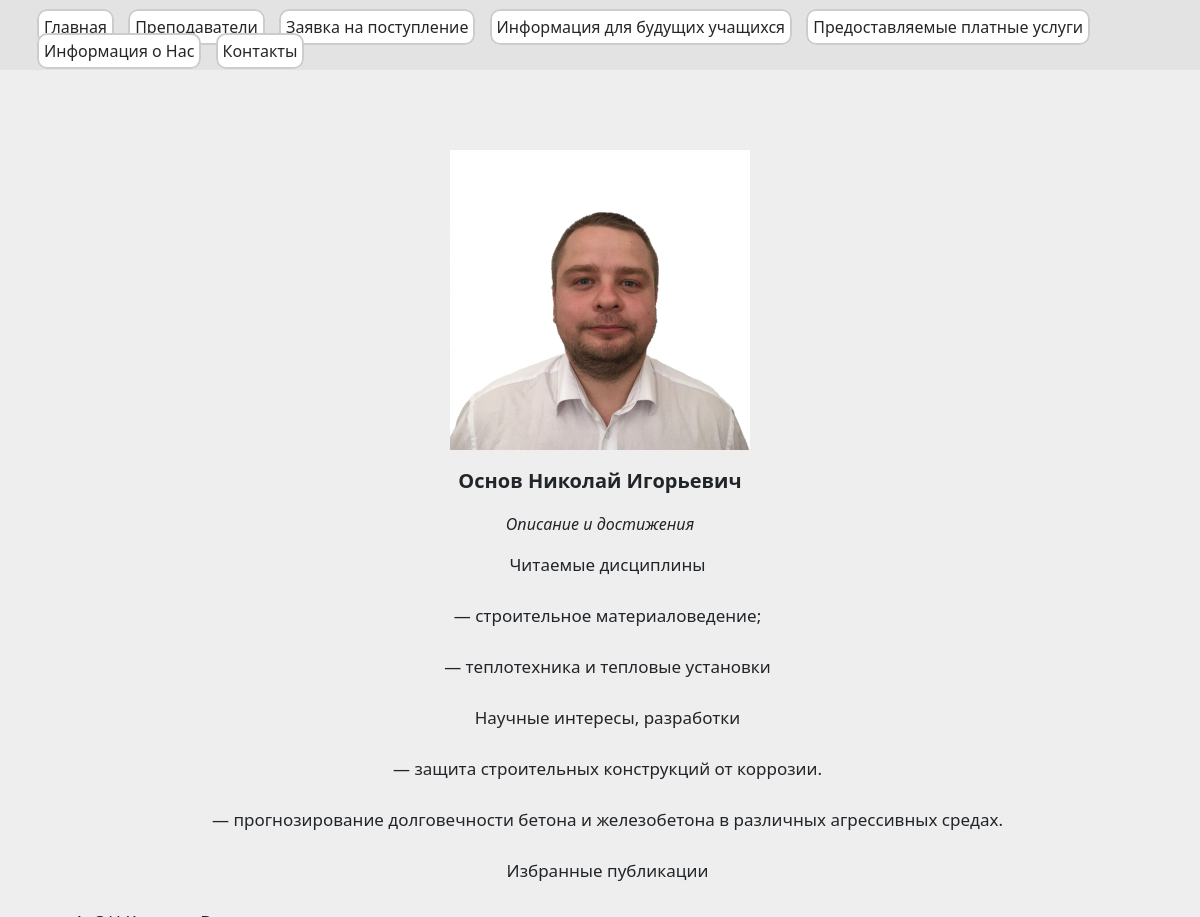
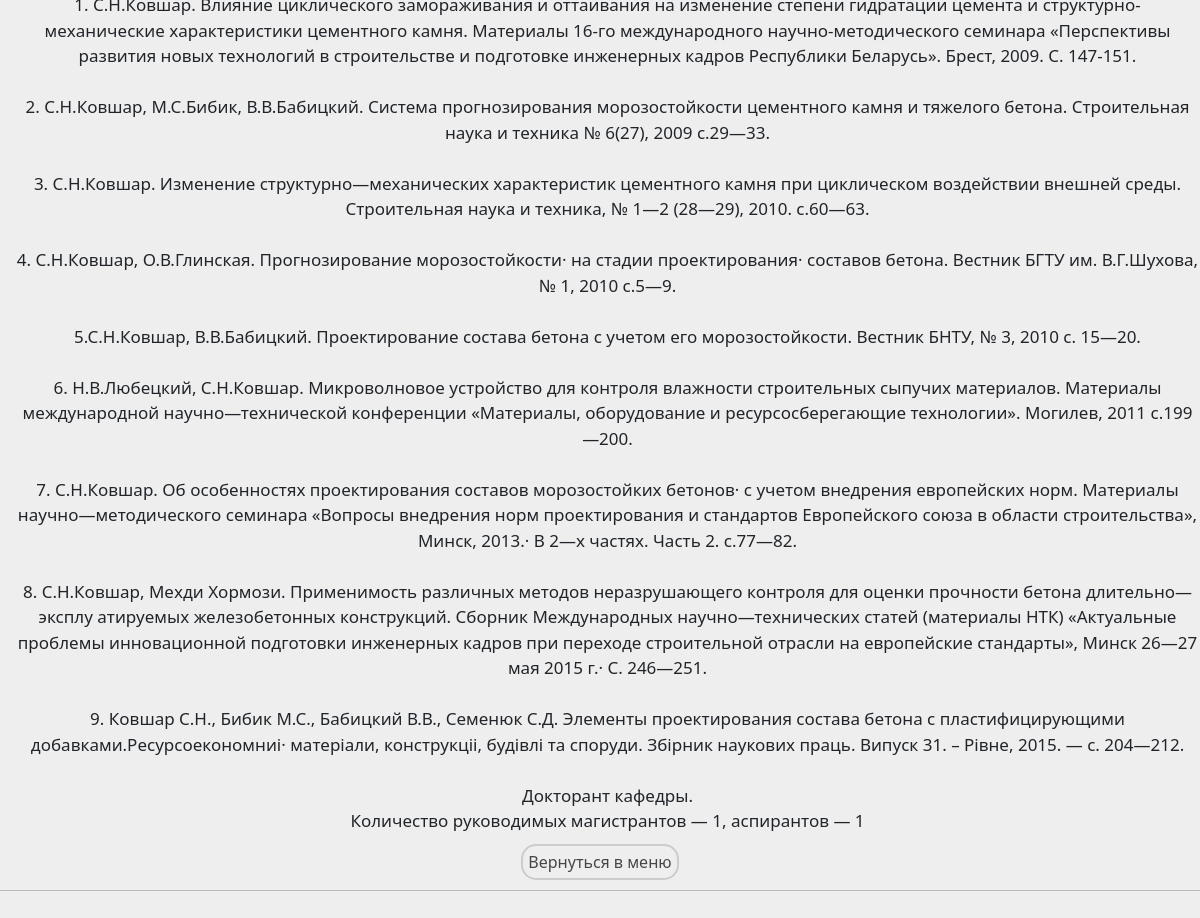
Screenshot of /information_teacher/ostrov-nokolay-igorevich/ with the database file from the repository (2 pictures, top to bottom).
### institution_page/models.py (models this page shows, shortened)
class Teacher(models.Model):
    full_name = models.CharField(max_length=50, verbose_name='ФИО преподавателя')
    slug = models.SlugField(max_length=255, unique=True, db_index=True, verbose_name='URL')
    posititon = models.CharField(max_length=100, verbose_name="Должность и предмет обучения")
    description = models.TextField(verbose_name="Информация о карьере преподавателя")
    photo = models.ImageField(upload_to='photos_teacher/%Y/%m/%d/', verbose_name="Фотография преподавателя", null=True)
    def image_tag(self):
        return mark_safe('<img src="%s" width="100" height="100" />' % (self.photo.url))
    image_tag.short_description = 'Фотография'
    class Meta:
        verbose_name = 'Преподаватели'
        verbose_name_plural = 'Преподаватели'

### institution_page/views.py (the view)
# urls.py: path('information_teacher/<slug:teacher_slug>/', show_Teacher, name='information_teacher'),
def show_Teacher(request, teacher_slug):
    teacher = get_object_or_404(Teacher, slug=teacher_slug)
    form = Teacher.objects.values('photo')
    link_address = 'institution_page/teacher.html'
    context = {
        'teacher': teacher,
        'form': form
    }
    return render(request, link_address, context=context)

### institution_page/templates/institution_page/teacher.html (shortened to what this page needs)
{% extends 'institution_page/base.html' %}
    {% load static %}
    {%block link%}<link type="text/css" href="{% static 'institution_page/css/teacher.css' %}"  rel="stylesheet" />{%endblock%}
    {% block content %}
        <div class="container_teacher">
            <p style=" text-align:center;"><img src="/media/{{ teacher.photo }}" alt="" height="300px" width="300px"></p>
            <p style="text-align:center; font-size: 20px; font-weight: bold" >{{teacher.full_name}}</p>
            <div>
                <p style="text-align:center;"><i>Описание и достижения</i></p>
                <p style="white-space:pre-wrap; font-size:17px; padding-left: 15px; text-align:center; ">{{ teacher.description }}</p>
            </div>
            <p style="text-align:center;"><a href="{% url 'teachers_list' %}" style="text-decoration:none; color: #454745; border: 2px solid #ccc; border-radius:15px; padding:5px;">Вернуться в меню</a></p>
            <hr>
            <br>
        </div>
    {% endblock %}

### institution_page/static/institution_page/css/teacher.css (style rules this page uses)
.container_teacher { position: relative; top: 150px; display: block; }
body { background:#eee; }

### rows the page displays
Teacher: photo (picture), full_name "Основ Николай Игорьевич", description "Читаемые дисциплины — строительное материаловедение; — теплотехника и тепловые установки Научные интересы, разработки — защита строительных конструкций от коррозии. — прогнозирование долговечности бетона и железобетона в различных агрессивных средах. Избранные публикации 1. С.Н.Ковшар. Влияние циклического замораживания и оттаивания на изменение степени гидратации цемента и структурно-механические характеристики цементного камня. Материалы 16-го международного научно-методического семинара «Перспективы развития новых технологий в строительстве и подготовке инженерных кадров Республики Беларусь». Брест, 2009. С. 147-151. 2. С.Н.Ковшар, М.С.Бибик, В.В.Бабицкий. Система прогнозирования…"
